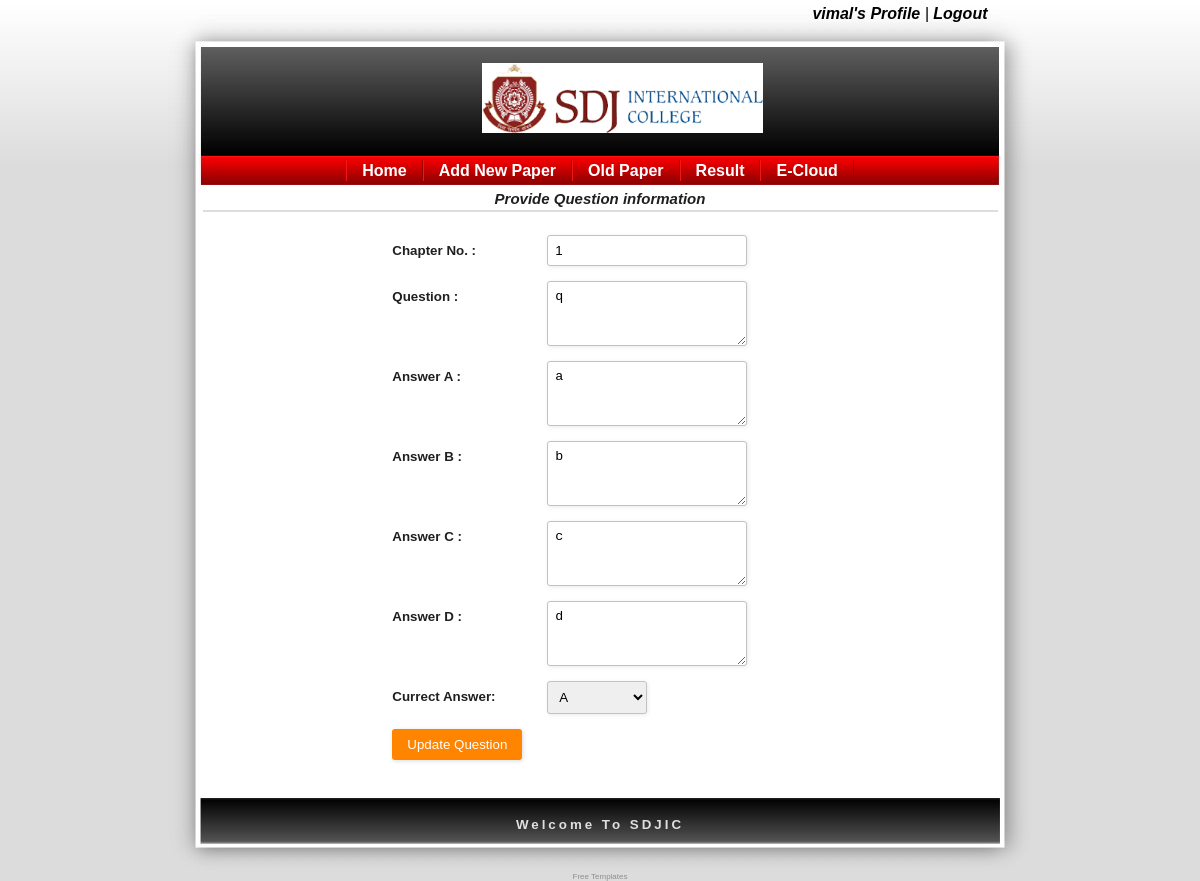
The app's page /PHP/SDJIC/fac_update_question.php?q_id=8 (signed in) with its own data.
### tables this page shows
CREATE TABLE `question` (
  `q_id` int(11) NOT NULL,
  `question` varchar(256) NOT NULL,
  `answerA` varchar(256) NOT NULL,
  `answerB` varchar(256) NOT NULL,
  `answerC` varchar(256) NOT NULL,
  `answerD` varchar(256) NOT NULL,
  `currect_answer` varchar(256) NOT NULL,
  `chapter` int(11) NOT NULL,
  `paper_id` int(11) NOT NULL
);

### PHP/SDJIC/fac_update_question.php (the view, shortened to what this page needs)
<?php
	if(isset($_GET['q_id']))
	{
		if($_GET['q_id']!=0)
		{
			$q_id=$_GET['q_id'];
			$qry_dis="select * from question where q_id=$q_id";
			$result=mysql_query($qry_dis);
			$rs=mysql_fetch_row($result);
			$question=$rs['1'];
			$ansA=$rs['2'];
			$ansB=$rs['3'];
			$ansC=$rs['4'];
			$ansD=$rs['5'];
			if($rs['6']==$ansA)
			{
				$c_ans=$rs['6'];
			}
			else if($rs['6']==$ansB)
			{
				$c_ans=$rs['6'];
			}
			$ch=$rs['7'];
		}
	}
?>
<!DOCTYPE html PUBLIC "-//W3C//DTD HTML 4.01 Transitional//EN">
<html>
<head>
  <link rel="stylesheet" href="css/style.css" type="text/css">
  <link rel="stylesheet" href="css/style-login.css" type="text/css">
  <link rel="stylesheet" href="css/form.css" type="text/css">
</head>
<body>
	<table align="center" border="0" cellpadding="0" cellspacing="0" width="865">
		<tr>
			<td id="oben" valign="top" height="156">
				<div class="headertextoben">
					<a href="fac_profile.php"><?php echo $_SESSION['username']; ?>'s Profile</a> | <a href="logout.php">Logout</a>
				</div>
				<div class="headertextgross">
					<center>
						<img src="css/images/Logo.png" height="70">
					</center>
				</div>
			</td>
		</tr>
		<tr>
			<td id="navi" width="8">
				<div class="headernavi">
					<a href="index_faculty.php">Home</a><a href="fac_add_paper.php">Add New Paper</a><a href="fac_display_paper.php">Old Paper</a><a href="display_result_all.php">Result</a><a href="index_faculty.php">E-Cloud</a>
				</div>
			</td>
		</tr>
		<tr>
			<td id="mainbg" valign="top">
				<div id="haupttext">
					<div class="form-style-2">
						<div class="form-style-2-heading">
							Provide Question information
						</div>
						<form action="" method="post">
							<center>
							<table width="53%">
							<tr>
							<td>
							<label for="field1">
								<span>Chapter No. : </span>
								<input type="text" class="input-field" name="ch" placeholder="Enter chapter number" required value="<?php if($ch!="") { echo $ch; } ?>">
							</label>
							<label for="field2">
								<span>Question :</span>
								<textarea class="textarea-field" name="question" placeholder="Enter Your Question" required><?php if($question!="") { echo $question; } ?></textarea>
							</label>
							<label for="field3">
								<span>Answer A :</span>
								<textarea class="textarea-field" name="answerA" placeholder="Enter option A" required><?php if(isset($ansA)) { echo $ansA; } ?> </textarea>
							</label>
							<label for="field4">
								<span>Answer B :</span>
								<textarea class="textarea-field" name="answerB" placeholder="Enter option B" required><?php if(isset($ansB)) { echo $ansB; } ?></textarea>
							</label>
							<label for="field5">
								<span>Answer C :</span>
								<textarea class="textarea-field" name="answerC" placeholder="Enter option C" required><?php if(isset($ansC)) { echo $ansC; } ?></textarea>
							</label>
							<label for="field6">
								<span>Answer D :</span>
								<textarea class="textarea-field" name="answerD" placeholder="Enter option D" required><?php if(isset($ansD)) { echo $ansD; } ?></textarea>
							</label>
							<label for="field2">
								<span>Currect Answer:</span>
								<select name="Canswer" class="select-field">
								<option <?php if(isset($c_ans)) { if($c_ans=="A") { ?> selected="selected" <?php } } ?> >A</option>
								</select>
							</label>
							<label>
								<input type="submit" name="submit" value="Update Question" />
							</label>
							</table>
							</center>
						</form>
					</div>
				</div>
			</td>
		</tr>
		<tr>
			<td id="unten" height="74">Welcome To SDJIC</td>
		</tr>
	</table>
	<div class="copyright" align="center"><a style="color:#8F8F8F;font-weight:normal;background-color:#DCDCDC" href="http://www.website-templates.info" target="_blank">Free Templates</a></div>
</body>
</html>

### PHP/SDJIC/css/style.css (style rules this page uses)
body { margin: 0px; padding: 0px; color: #5F5F5F; background:url(images/bg.jpg) repeat-x; background-color: #DCDCDC; font-family: "Trebuchet MS",verdana,arial,helvetica,sans-serif; font-size: 10pt; }
table,td,tr { color: #1F1F1F; background-color: #FFFFFF; font-family: "Trebuchet MS",verdana,arial,helvetica,sans-serif; font-size: 10pt; }
#oben { background:url(images/oben.jpg); width: 865px; }
.headertextoben { padding: 5px 45px 0px 0px; font-size: 12pt; color: #000000; background-color: inherit; font-family: "Trebuchet MS",verdana,arial,helvetica,sans-serif; font-style: italic; text-align: right; }
.headertextgross { padding: 40px 0px 0px 45px; font-size: 20pt; color: #ffffff; background-color: inherit; font-family: "Trebuchet MS",verdana,arial,helvetica,sans-serif; font-style: italic; }
#navi { background:url(images/navi.jpg); height: 29px; text-align: center; }
.headernavi a:link, .headernavi a:active, .headernavi a:visited { color: #FFFFFF; background-color: transparent; text-decoration: none; font-family: "Trebuchet MS",verdana,arial,helvetica,sans-serif; font-size: 12pt; line-height: 29px; padding: 2px 15px; margin: 0px; text-align: center; border-left: solid 1px #F31414; border-right: solid 1px #9D0000; }
#mainbg { background:url(images/mainbg.jpg); width: 865px; }
#haupttext { font-family: "Trebuchet MS",verdana,arial,helvetica,sans-serif; padding: 5px 35px 5px 35px; text-align: justify; font-size: 11pt; }
#unten { color: #DFDFDF; background-color: inherit; background:url(images/unten.jpg); font-family: "Century Gothic",sans-serif; font-size: 10pt; font-weight: bold; text-align: center; letter-spacing: 3px; padding-bottom: 20px; }
.copyright { font-size: 6pt; text-align: center; font-weight: normal; }
a:link,a:visited,a:active { color: #000000; background-color: inherit; text-decoration: none; font-weight: bold; }

### PHP/SDJIC/css/form.css (style rules this page uses)
.form-style-2-heading { font-weight: bold; font-style: italic; border-bottom: 2px solid #ddd; margin-bottom: 20px; font-size: 15px; padding-bottom: 3px; text-align: center; }
.form-style-2 label { display: block; margin: 0px 0px 15px 0px; }
.form-style-2 label > span { width: 150px; font-weight: bold; float: left; padding-top: 8px; padding-right: 5px; }
.form-style-2 input.input-field { width: 48%; }
.form-style-2 input.input-field, .form-style-2 .tel-number-field, .form-style-2 .Questionrea-field { box-sizing: border-box; -webkit-box-sizing: border-box; -moz-box-sizing: border-box; border: 1px solid #C2C2C2; box-shadow: 1px 1px 4px #EBEBEB; -moz-box-shadow: 1px 1px 4px #EBEBEB; -webkit-box-shadow: 1px 1px 4px #EBEBEB; border-radius: 3px; -webkit-border-radius: 3px; -moz-border-radius: 3px; padding: 7px; outline: none; }
.textarea-field { box-sizing: border-box; -webkit-box-sizing: border-box; -moz-box-sizing: border-box; border: 1px solid #C2C2C2; box-shadow: 1px 1px 4px #EBEBEB; -moz-box-shadow: 1px 1px 4px #EBEBEB; -webkit-box-shadow: 1px 1px 4px #EBEBEB; border-radius: 3px; -webkit-border-radius: 3px; -moz-border-radius: 3px; padding: 7px; outline: none; min-height: 65px; min-width: 200px; }
.form-style-2 .select-field { box-sizing: border-box; -webkit-box-sizing: border-box; -moz-box-sizing: border-box; border: 1px solid #C2C2C2; box-shadow: 1px 1px 4px #EBEBEB; -moz-box-shadow: 1px 1px 4px #EBEBEB; -webkit-box-shadow: 1px 1px 4px #EBEBEB; border-radius: 3px; -webkit-border-radius: 3px; -moz-border-radius: 3px; padding: 7px; outline: none; min-width:100px; }
.form-style-2 input[type=submit], .form-style-2 input[type=button], .form-style-2 .button-field { border: none; padding: 8px 15px 8px 15px; background: #FF8500; color: #fff; box-shadow: 1px 1px 4px #DADADA; -moz-box-shadow: 1px 1px 4px #DADADA; -webkit-box-shadow: 1px 1px 4px #DADADA; border-radius: 3px; -webkit-border-radius: 3px; -moz-border-radius: 3px; }

### records on screen
question: ch "1", question "q", answerA "a", answerB "b", answerC "c", answerD "d"

### other values on screen
$_SESSION['username'] "vimal"
